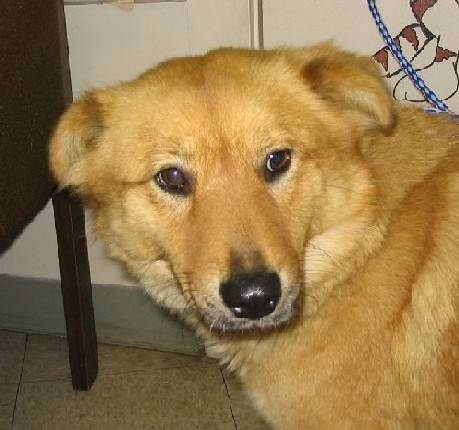
#> input picture cat3.jpg, 459 x 430 px
$ python watershed.py
#> lines starting #> are read from the running program, lines starting #| are printed output that depends on the picture; after the words box and inside, x2 and y2 are one past the last pixel; in counts of white or black regions, pixels touching at a corner belong together
import cv2
import numpy as np
import matplotlib.pyplot as plt

img = cv2.imread("cat3.jpg")
#> img is the input picture: shape (430, 459, 3); mean B, G, R 77.1, 122.8, 150.5
plt.subplot(121)
plt.imshow(img, cmap="gray")
plt.axis('off')
gray = cv2.cvtColor(img, cv2.COLOR_BGR2GRAY)
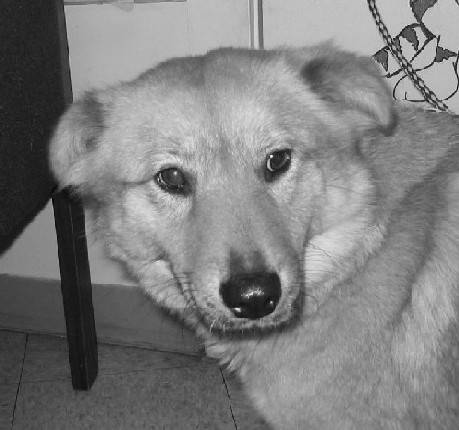
#> gray: shape (430, 459); min 2, max 250, mean 125.9
ret, thresh = cv2.threshold(gray, 0, 255, cv2.THRESH_BINARY_INV + cv2.THRESH_OTSU)
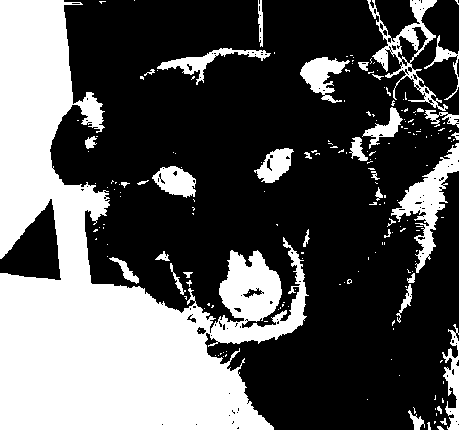
#> thresh: shape (430, 459); 34.8% white; 193 white regions (156 under 20 px), largest, box (x1, y1, x2, y2) and area: (0, 0, 309, 430) 56147, (391, 143, 459, 273) 2518, (367, 0, 448, 111) 1908
#> ret = 112
k = np.ones((5, 5), dtype=np.uint8)
opening = cv2.morphologyEx(thresh, cv2.MORPH_OPEN, k, iterations=2)
#> opening: shape (430, 459); 29.8% white; 21 white regions, largest, box (x1, y1, x2, y2) and area: (0, 0, 272, 430) 49479, (220, 254, 281, 321) 2782, (212, 295, 305, 343) 1533
distTransform = cv2.distanceTransform(opening, cv2.DIST_L2, 5)
ret, fore = cv2.threshold(distTransform, 0.2 * distTransform.max(), 255, 0)
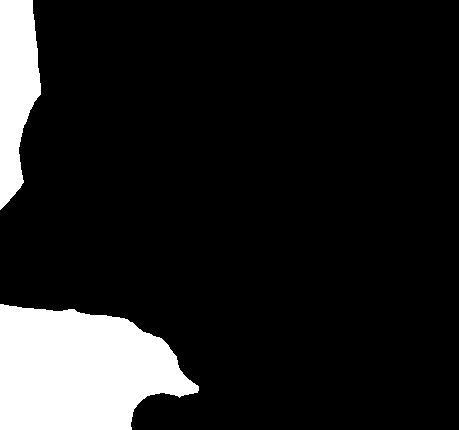
#> fore: shape (430, 459) float32; 12.6% white; 2 white regions, box (x1, y1, x2, y2) and area: (0, 304, 199, 430) 18759, (0, 0, 41, 210) 6044
#> ret = 31.4
bg = cv2.dilate(opening, k, iterations=20)
#> bg: shape (430, 459); 85.8% white; 4 black regions, box (x1, y1, x2, y2) and area: (305, 128, 459, 430) 17784, (108, 0, 366, 132) 9681, (145, 235, 188, 247) 426, (440, 99, 459, 108) 171
fore = np.uint8(fore)
ret, markets = cv2.connectedComponents(fore)
#> markets: shape (430, 459) int32; 3 distinct labels, from 0 to 2
#> ret = 3
unknown = cv2.subtract(bg, fore)
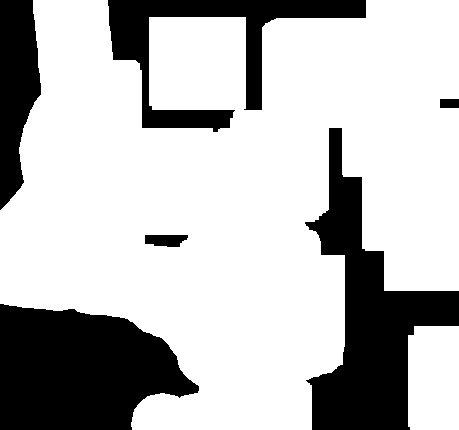
#> unknown: shape (430, 459); 73.2% white; 6 black regions, box (x1, y1, x2, y2) and area: (0, 304, 199, 430) 18759, (305, 128, 459, 430) 17784, (108, 0, 366, 132) 9681, (0, 0, 41, 210) 6044, (145, 235, 188, 247) 426, (440, 99, 459, 108) 171
markets = markets + 1
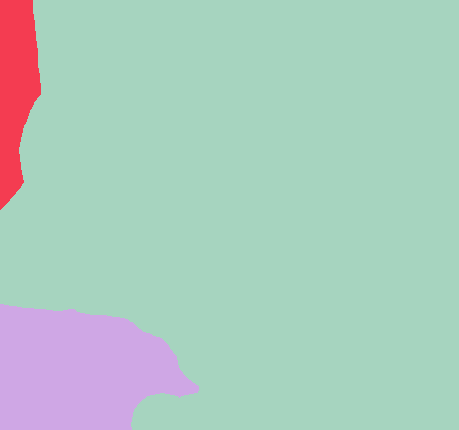
#> markets: shape (430, 459) int32; 3 distinct labels, from 1 to 3; one colour per label, 0 black
markets[unknown == 255] = 0
#> markets: shape (430, 459) int32; 4 distinct labels, from 0 to 3
markets = cv2.watershed(img, markets)
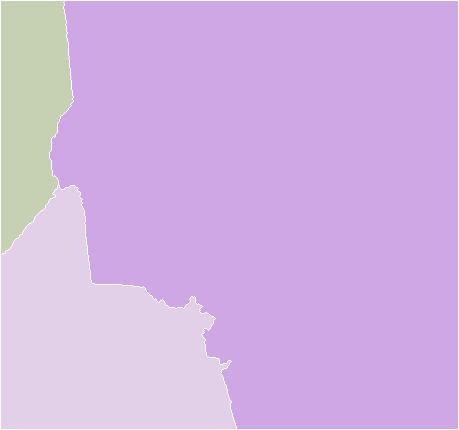
#> markets: shape (430, 459) int32; 4 distinct labels, from -1 to 3; one colour per label, 0 black, -1 white
img[markets == -1] = [255, 0, 0]
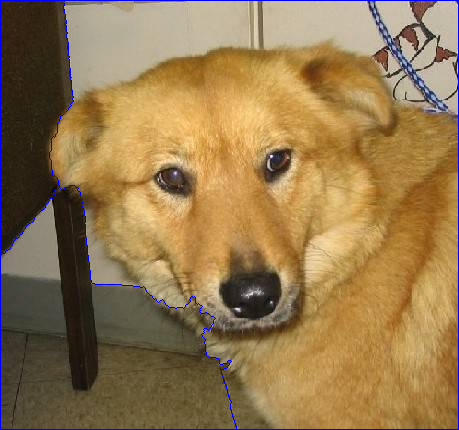
#> img: shape (430, 459, 3); 1.24% of pixels changed, all inside (x1, y1, x2, y2) = (0, 0, 459, 430)

plt.subplot(122)
plt.imshow(img, cmap="gray")
plt.axis('off')
plt.show()
#> figure, not shown here; B, G, R data is drawn as R, G, B
